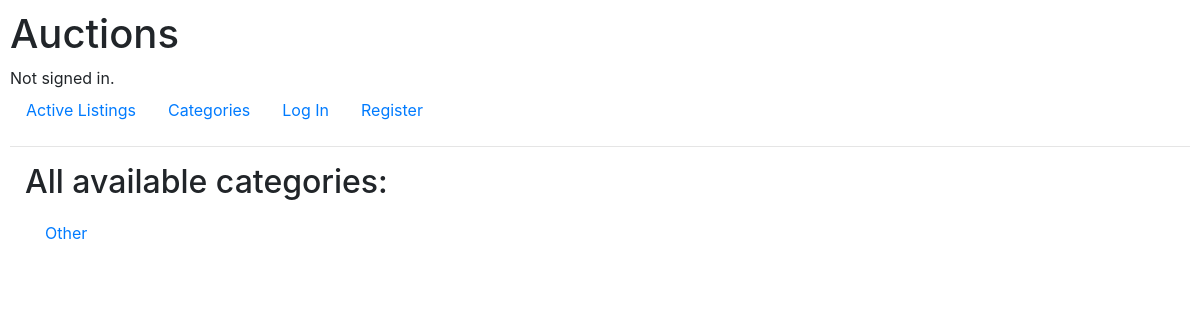
The page /categories on the database as committed earlier.
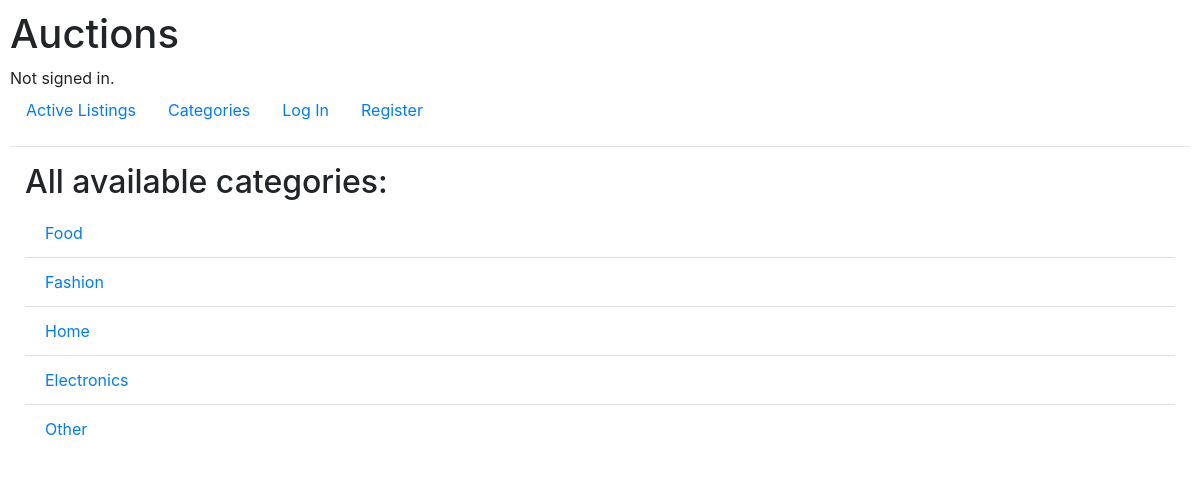
The same page on the database as committed later.
### auctions/models.py (models this page shows, shortened)
class Category(models.Model):
    id = models.UUIDField(primary_key=True, default=uuid.uuid4, editable=False)
    category = models.CharField(max_length=15)

### auctions/views.py (the view)
# urls.py: path("categories", views.categories, name="categories"),
@require_http_methods(["GET"])
def categories(request):
    return render(request, "auctions/categories.html", {
        'categories' : Category.objects.all(),
    })

### auctions/templates/auctions/categories.html
{% extends "auctions/layout.html" %}
{% block body %}
   <div class='container-fluid'>
    <h2>All available categories:</h2>
        <ul class="list-group list-group-flush">
            {% for category in categories %}
            <li class="list-group-item">
              <div class="ms-2 me-auto">
                <div class="fw-bold"><a href={% url 'category' category=category.category%}>{{category.category}}</a></div>
              </div>
            </li>
            {%endfor%}
        </ul>
   </div>
{% endblock %}

Rows that differ between the two databases and show on the page:
added Category: category "Food"
added Category: category "Fashion"
added Category: category "Home"
added Category: category "Electronics"
